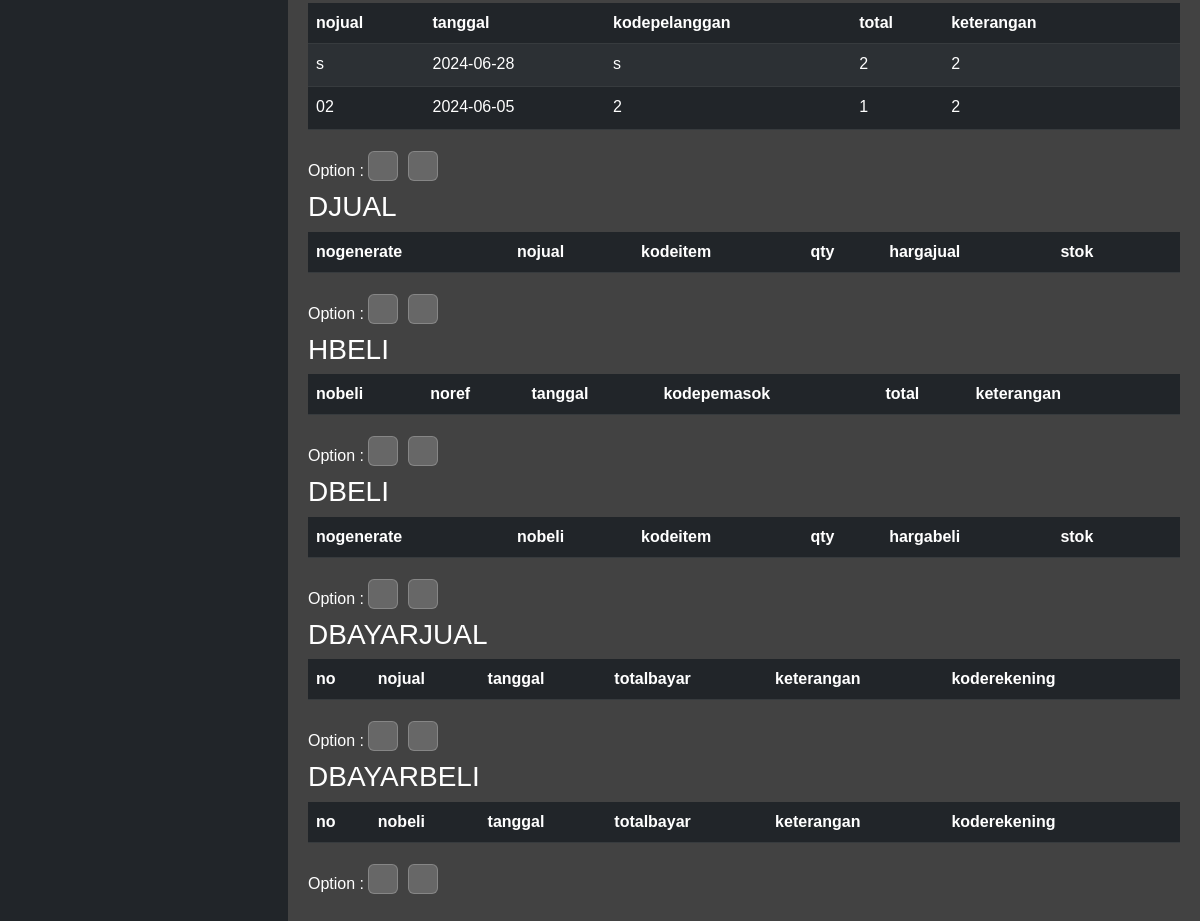
Before: /dashboard/?tview=all (signed in, lower part) with the older database file.
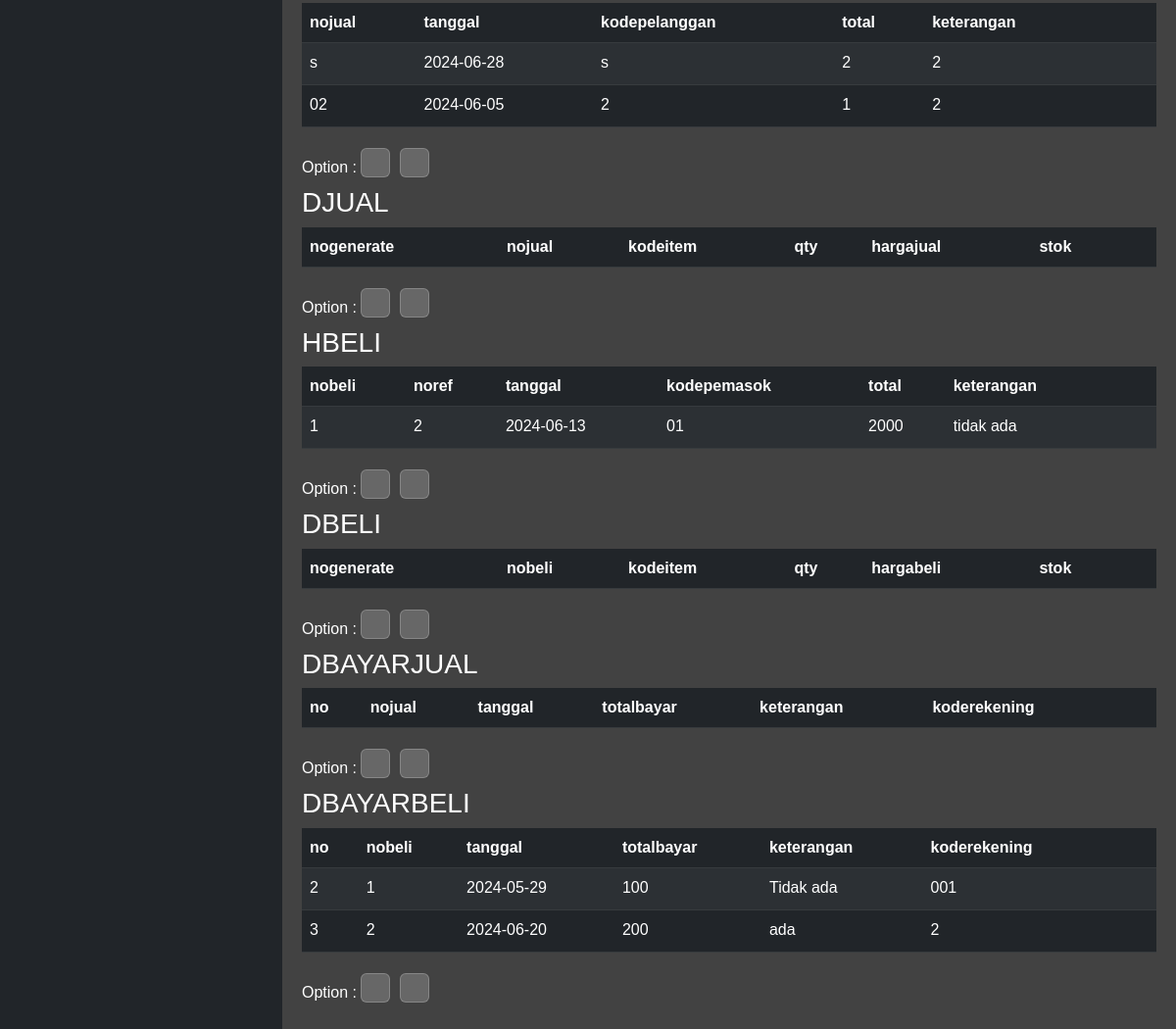
After: the same page with the newer database file.
### tables this page shows
CREATE TABLE hjual (
    nojual VARCHAR(10) PRIMARY KEY,
    tanggal DATE,
    kodepelanggan VARCHAR(9),
    total DOUBLE,
    keterangan VARCHAR(255),
    FOREIGN KEY (kodepelanggan) REFERENCES pelanggan(kodepelanggan)
);

CREATE TABLE hbeli (
    nobeli VARCHAR(10) PRIMARY KEY,
    noref VARCHAR(100),
    tanggal DATE,
    kodepemasok VARCHAR(5),
    total DOUBLE,
    keterangan VARCHAR(255),
    FOREIGN KEY (kodepemasok) REFERENCES pemasok(kodepemasok)
);

CREATE TABLE dbayarbeli (
    no INTEGER PRIMARY KEY AUTOINCREMENT,
    nobeli VARCHAR(10),
    tanggal DATETIME,
    totalbayar DOUBLE,
    keterangan VARCHAR(255),
    koderekening VARCHAR(5),
    FOREIGN KEY (nobeli) REFERENCES hbeli(nobeli),
    FOREIGN KEY (koderekening) REFERENCES rekening(koderekening)
);

### php-component/table.php (the view, shortened to what this page needs)
<?php
function connect_db() {
    $db = new SQLite3('../db/database.db');
    return $db;
}
function add_data(&$table_name, &$template, &$template_t) {
    $table_name = $_SESSION["table name"];
    $template = array(
        array("kodeitem", "nama", "hargabeli", "hargajual", "stok", "satuan"),
        array("kodepemasok", "namapemasok", "alamat", "kota", "telepon", "email"),
        array("kodepelanggan", "namapelanggan", "alamat", "kota", "telepon", "email"),
        array("koderekening", "namarekening", "saldo"),
        array("nojual", "tanggal", "kodepelanggan", "total", "keterangan"),
        array("nogenerate", "nojual", "kodeitem", "qty", "hargajual", "stok"),
        array("nobeli", "noref", "tanggal", "kodepemasok", "total", "keterangan"),
        array("nogenerate", "nobeli", "kodeitem", "qty", "hargabeli", "stok"),
        array("no", "nojual", "tanggal", "totalbayar", "keterangan", "koderekening"),
        array("no", "nobeli", "tanggal", "totalbayar", "keterangan", "koderekening"),
    );
}
function makeTable($dest) {
    $db = connect_db();
    $table_name = array();
    $template = array();
    $template_t = array();
    add_data($table_name, $template, $template_t);
    for ($i=0; $i < count($table_name); $i++) {
        $name_upper = strtoupper($table_name[$i]);
        $name = $table_name[$i];
        echo "<div class='table-responsive'>";
        echo "<h3>$name_upper</h3>";
        echo "<table class='table table-dark table-striped'>";
        echo "<thead>";
        echo "<tr>";
        for ($j=0; $j < count($template[$i]); $j++) {
            echo "<th>" . $template[$i][$j] . "</th>";
        }
        echo "<td></td>";
        echo "</tr>";
        echo "</thead>";
        echo "<tbody>";
        $results = $db->query("select * from $name;");
        while ($row= $results->fetchArray()) {
            $current_id = $row[$template[$i][0]];
            echo "<tr>";
            for ($j=0; $j < count($template[$i]); $j++) {
                echo "<td>" . $row[$template[$i][$j]] . "</td>";
            }
            echo "<td>";
            echo "<form method='post' action=$dest>";
            echo "<button name='edit-$name' type='submit' class='btn text-white' value='$current_id'>&nbsp<i class='nf nf-fa-edit'></i>&nbsp</button>";
            echo "</form>";
            echo "</td>";
            echo "</tr>";
        }
        echo "</tbody>";
        echo "</table>";
        echo "</div>";
        echo "<form action='$dest' method='post' class='inline-button mb-1'>";
        echo "<span>Option : </span>";
        echo "<button class='table-button p-1' type='submit' name='del-$name'><i class='nf nf-fa-minus'></i></button>";
        echo "<button class='table-button p-1' type='submit' name='add-$name'><i class='nf nf-fa-plus'></i></button>";
        echo "</form>";
    }
}
?>

### dashboard/index.php (shortened to what this page needs)
<!doctype html>
<html lang="en">
    <head>
        <link rel="stylesheet" href="/css/style.css" />
        <link
        href="https://cdn.jsdelivr.net/npm/bootstrap@5.2.3/dist/css/bootstrap.min.css"
        rel="stylesheet"
    />
    </head>
    <body class="dark-bg-custom">
            <?php
            include '../php-component/table.php';
            ?>
        <div class="content">
            <div id="content-real">
                <?php
                if (isset($_GET["tview"])) {
                    if ($_GET["tview"] == "all") {
                        $dest = "/dashboard/?tview=all";
                        if ($_SESSION["user type"] == 1) {
                            echo "<div class='table-start' id='table-pos'>";
                            makeTable($dest);
                            echo "</div>";
                        } else {echo "<h1>Illegal access.</h1>";}
                    }
                } else {
                    if (isset($_SESSION["displayed"])) {
                        unset($_SESSION["displayed"]);
                    }
                }
                ?>
            </div>
        </div>
    </body>
</html>

### css/style.css (style rules this page uses)
* { margin: 0px; padding: 0px; font-family: Arial, Helvetica, sans-serif; }
.dark-bg-custom { background: rgb(33, 37, 41); }
.content { margin-left: 18rem; padding: 20px; background: #424242; color: white; min-height: 100vh; }
body { background: #424242; color: white; }
.table-button { min-width: 30px; background: rgba(255, 255, 255, 0.2); padding: 3px; margin: 5px; margin-right: 10px; margin-left: 0px; border-radius: 6px; border: none; color: white; border: 1px solid rgba(255, 255, 255, 0.2); transition: background, border ease-in-out 0.3s; font-size: 0.7em; min-height: 30px; }
.btn { border: none; background: none; padding: 0 !important; cursor: pointer; }

Changed rows visible on the page:
added hbeli: nobeli "1", noref "2", tanggal "2024-06-13", kodepemasok "01", total "2000", keterangan "tidak ada"
added dbayarbeli: no "2", nobeli "1", tanggal "2024-05-29", totalbayar "100", keterangan "Tidak ada", koderekening "001"
added dbayarbeli: no "3", nobeli "2", tanggal "2024-06-20", totalbayar "200", keterangan "ada", koderekening "2"
